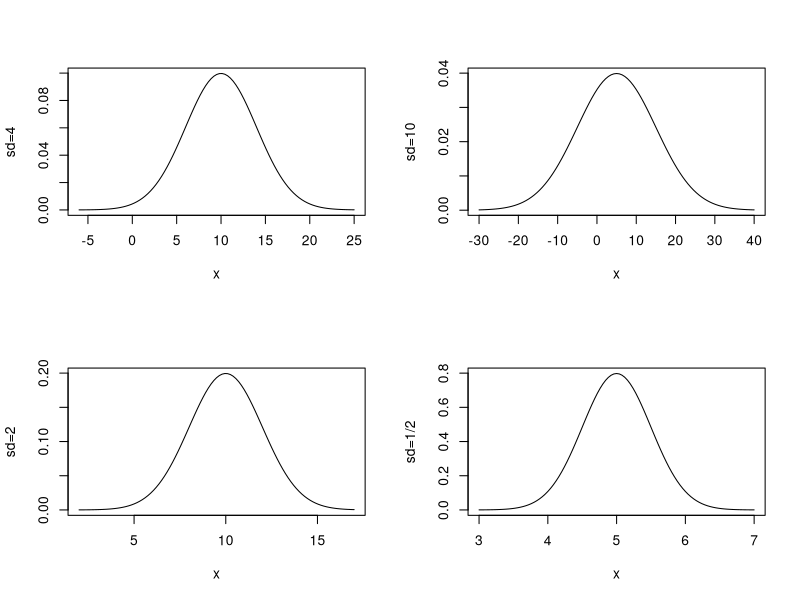

Write R code to recreate this figure.
## ---- chunk 1
knitr::opts_chunk$set(echo = TRUE)
## ---- chunk 2
getwd()
## ---- chunk 3
# Sets Layout for 4 graphs 2 on top 2 on bottom
layout(matrix(1:4, nr=2,nc=2))
# Normal Curve Plots
curve(dnorm(x, mean=10,sd=4),xlim=c(-6,25),ylab = "sd=4")
curve(dnorm(x, mean=10,sd=2),xlim=c(2,17),ylab = "sd=2")
curve(dnorm(x, mean=5,sd=10),xlim=c(-30,40),ylab = "sd=10")
curve(dnorm(x, mean=5,sd=1/2),xlim=c(3,7),ylab = "sd=1/2")
## ---- chunk 4


